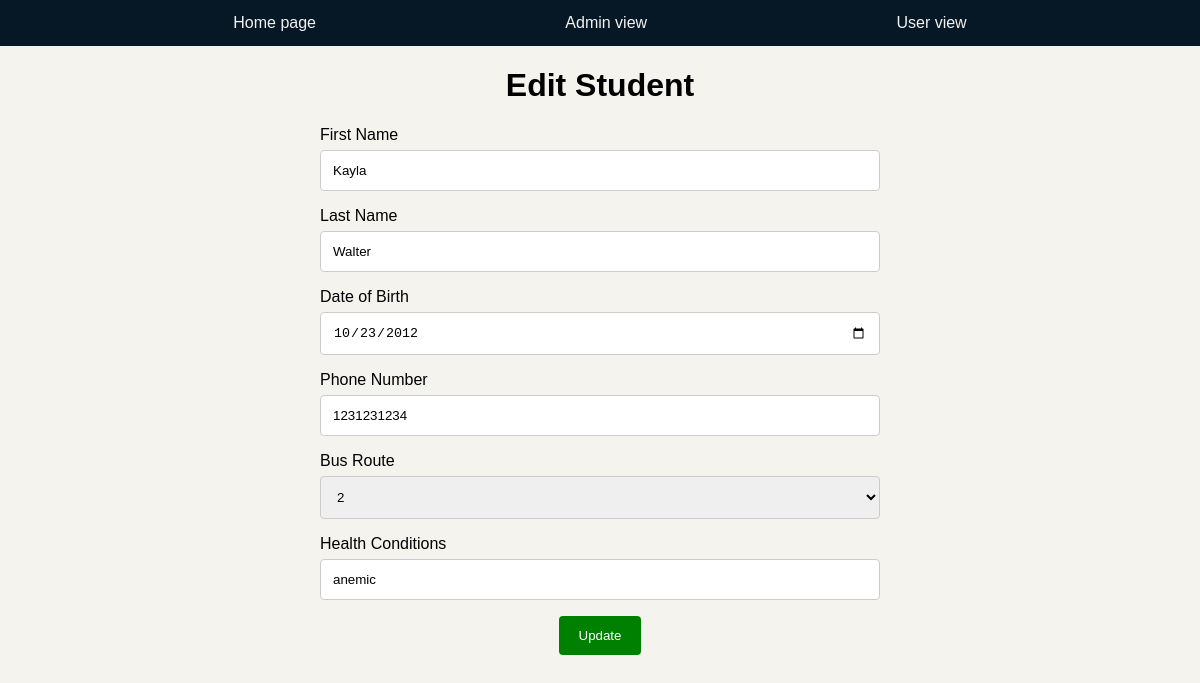
The page /editstudent/3 on the database its author committed.
### Project.py (models this page shows, shortened)
class Student(db.Model):
    id = db.Column(db.Integer, primary_key=True)
    first_name = db.Column(db.String(100), nullable=False)
    last_name = db.Column(db.String(100), nullable=False)
    on_bus = db.Column(db.Boolean, nullable=False)
    dob = db.Column(db.Date, nullable=False)
    conditions = db.Column(db.String(500))
    contact_info = db.Column(db.Integer)
    route_id = db.Column(db.Integer, db.ForeignKey('route.id'))

### Project.py (the view)
@app.route('/editstudent/<int:id>', methods=['POST', 'GET'] )
def edit_student(id):
    if request.method == 'POST':
        temp_dob = request.form['dob']
        format = '%Y-%m-%d'
        casted_dob = datetime.strptime(temp_dob,format)
        edit_student = Student.query.get_or_404(id)
        edit_student.first_name = request.form['first_name']
        edit_student.last_name = request.form['last_name']
        edit_student.on_bus = False
        edit_student.dob = casted_dob
        edit_student.conditions = request.form['conditions']
        edit_student.contact_info = request.form['contact_info']
        edit_student.route_id = request.form['route_id']
        try:
            db.session.commit()
            return redirect('/students')
        except:
            return 'There was an error updating your task'
    else:
        student = Student.query.get_or_404(id)
        routes = Route.query.order_by(Route.route).all()
        return render_template('editstudent.html', student=student, routes=routes)

### templates/editstudent.html (shortened to what this page needs)
{% extends 'base.html' %}
{% block body %}
<div class="content">
    <h1 style="text-align: center">Edit Student</h1>
    <div class="form">
        <form action="/editstudent/{{student.id}}" method="POST">
            <label for="fname">First Name</label>
            <input class="fname" type="text " name="first_name" id="first_name" value="{{student.first_name}}" required>
            <label for="lname">Last Name</label>
            <input class="lname" type="text" name="last_name" id="last_name" value="{{student.last_name}}" required>
            <label for="birth">Date of Birth</label>
            <input class="birth" type="date" name="dob" id="dob" value="{{student.dob}}" required>
            <label for="number">Phone Number</label>
            <input class="number" type="number" name="contact_info" id="contact_info" value="{{student.contact_info}}" required>
            <label for="number">Bus Route</label>
            <select class="number" name="route_id" id="route_id" required>
                {% for route in routes %}
                    {% if route.id == student.route_id %}
                        <option value = '{{ route.id }}' selected>{{ route.route }}</option>
                    {% else %}
                        <option value = '{{ route.id }}'>{{ route.route }}</option>
                    {% endif %}
                {% endfor %}
            </select>
            <label for="condition">Health Conditions</label>
            <input class="condition" type="text" name="conditions" id="conditions" value="{{student.conditions}}">
            <input class="submit" type="submit" value="Update">
        </form>
    </div>
</div>
{% endblock %}

### static/css/main.css (style rules this page uses)
body, html { margin: 0; font-family: sans-serif; display: grid; background-color : #F4F3EE; }
.content { margin: 0 auto; width: 600px; }
.form { margin: 20px; }
.condition, .number, .birth, .lname, .fname { width: 100%; padding: 12px; border: 1px solid #ccc; border-radius: 4px; box-sizing: border-box; margin-top: 6px; margin-bottom: 16px; resize: none; }
.submit { background-color: green; color: white; padding: 12px 20px; border: none; border-radius: 4px; cursor: pointer; display: block; margin: auto; width: auto; min-width: 50px; margin-bottom: 20px; }

### rows shown on the page
Student: first_name "Kayla", last_name "Walter", dob "10/23/2012", contact_info "1231231234", conditions "anemic"

### other values the page prints
form field route_id "2"
